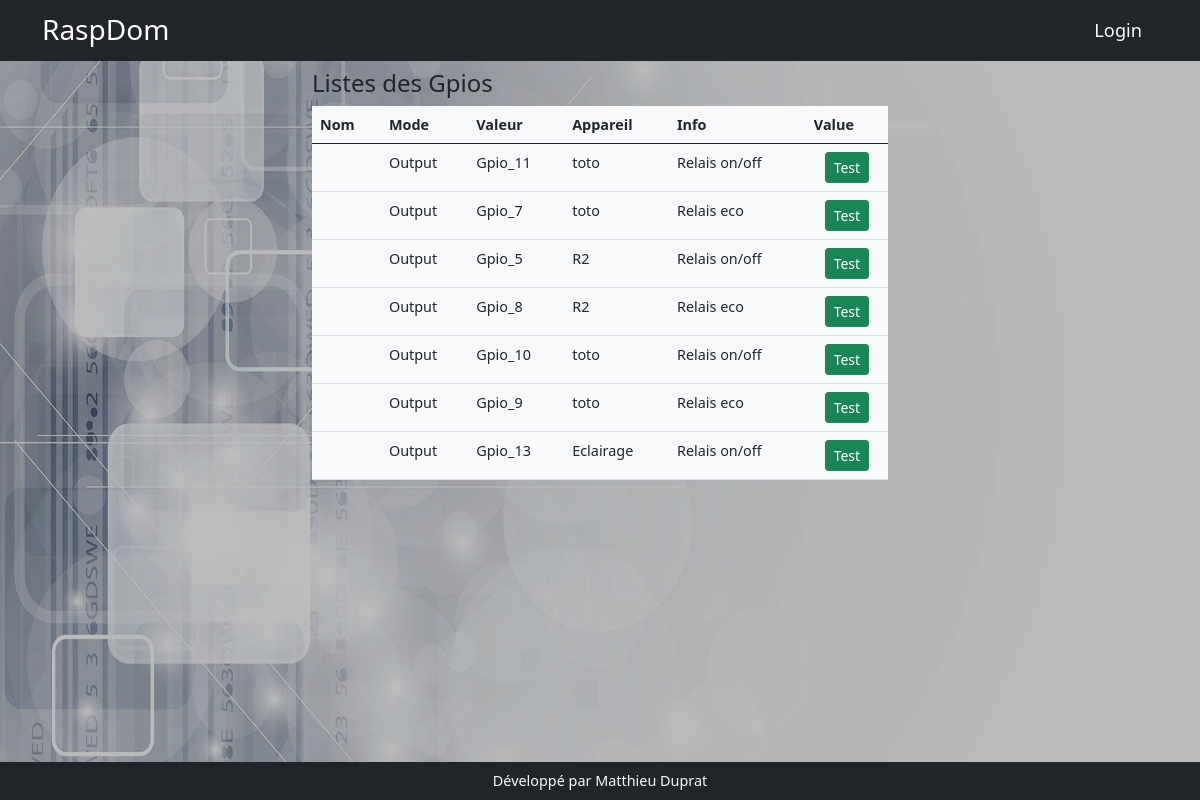
The page /gpios on the database its author committed.
### models.py (models this page shows, shortened)
class Gpio(db.Model):
    id = db.Column(db.Integer, primary_key=True)
    nom = db.Column(db.String(200))
    mode = db.Column(db.String(10))
    valeur = db.Column(db.String(10))
    info = db.Column(db.String(200))
    appareil_id = db.Column(db.Integer, db.ForeignKey('appareil.id'), nullable=True, default='')

class Appareil(db.Model):
    id = db.Column(db.Integer, primary_key=True)
    nom = db.Column(db.String(200))
    description = db.Column(db.String(200))
    categorieappareil = db.Column(db.String(200), nullable=True)
    sortie = db.Column(db.String(200), nullable=True)
    image = db.Column(db.String(200), nullable=True)
    gpios = db.relationship('Gpio', backref='appareil', lazy=True)
    order_gpio = db.Column(db.String(200))
    nbre_gpio = db.Column(db.Integer)
    programmations = db.relationship('Programmation', backref='appareil_programmation', lazy=True)
    mode_de_marche = db.relationship('ModeDeMarche',  uselist=False,  backref='appareil_mode_de_marche', lazy=True)
    auto = db.relationship('Auto', uselist=False, backref='appareil_auto', lazy=True)
    sonde_id = db.Column(db.Integer, db.ForeignKey('sonde.id'))
    sonde = db.relationship('Sonde', uselist=False, backref='appareil_sonde', lazy=True)
    manuel = db.relationship('Manuel', uselist=False, backref='appareil_ordre', lazy=True)
    label = db.Column(db.String(250))
    sonde_actived = db.Column(db.Boolean,default=False, nullable=False)
    min = db.Column(db.Float(),default=17.0)
    max = db.Column(db.Float(),default=19.0)
    mf = db.relationship('Mf',  cascade="delete",uselist=False, backref='app_mf', lazy=True)

### app.py (the view)
@app.route('/gpios')
def gpios():
    gpios_list = Gpio.query.order_by('appareil_id', 'mode').all()
    return render_template('gpio/gpios.html', gpio_list=gpios_list)

### templates/gpio/gpios.html
{% extends 'base.html' %}
{% block content %}
<div class="row">
    <div class="col-md-6 mx-auto ">
        <h4>Listes des Gpios</h4>
        <table class="table bg-light">
            <thead>
                <tr>
                    <th>Nom</th>
                    <th>Mode</th>
                    <th>Valeur</th>
                    <th>Appareil</th>
                    <th>Info</th>
                    <th>Value</th>
                </tr>
            </thead>
            <tbody>{% for gpio in gpio_list %}
                <tr>
                    <td>{{gpio.nom}}</td>
                    <td>{{gpio.mode}}</td>
                    <td>{{ gpio.valeur}}</td>
                    <td>{{ gpio.appareil.nom}}</td>
                    <td>{{ gpio.info}}</td>
                    <td class="mx-auto text-center">{% if gpio.mode=='input'%}<input class="form-control mx-auto " style="width: 5rem;" type="text" id="gpio_{{gpio.id}}">{% else %}<button class="btn btn-success btn-sm">Test</button>{% endif %}</td>
                </tr>{% endfor %}
            </tbody>
        </table>
    </div>
</div>
{% endblock %}

### rows shown on the page
Gpio: mode "Output", valeur "Gpio_11", appareil.nom "toto", info "Relais on/off", shows "Test"
Gpio: mode "Output", valeur "Gpio_7", appareil.nom "toto", info "Relais eco", shows "Test"
Gpio: mode "Output", valeur "Gpio_5", appareil.nom "R2", info "Relais on/off", shows "Test"
Gpio: mode "Output", valeur "Gpio_8", appareil.nom "R2", info "Relais eco", shows "Test"
Gpio: mode "Output", valeur "Gpio_10", appareil.nom "toto", info "Relais on/off", shows "Test"
Gpio: mode "Output", valeur "Gpio_9", appareil.nom "toto", info "Relais eco", shows "Test"
Gpio: mode "Output", valeur "Gpio_13", appareil.nom "Eclairage", info "Relais on/off", shows "Test"
